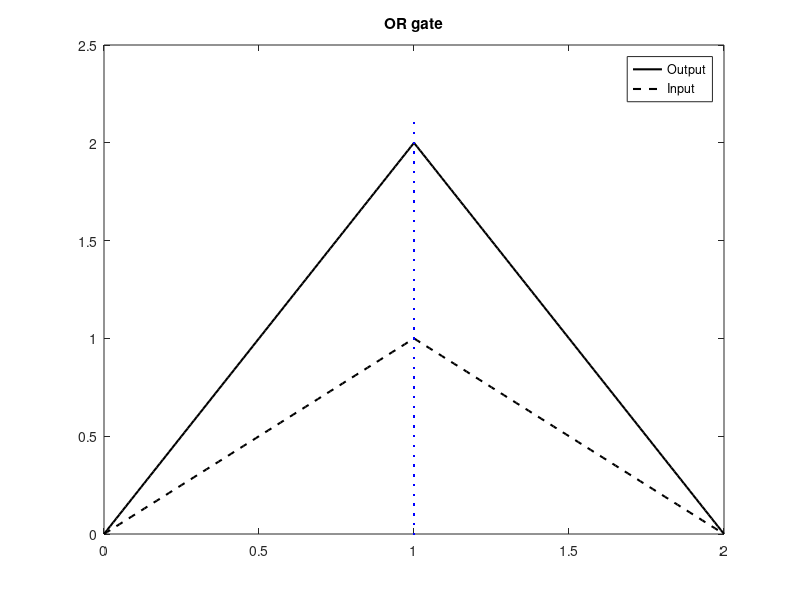
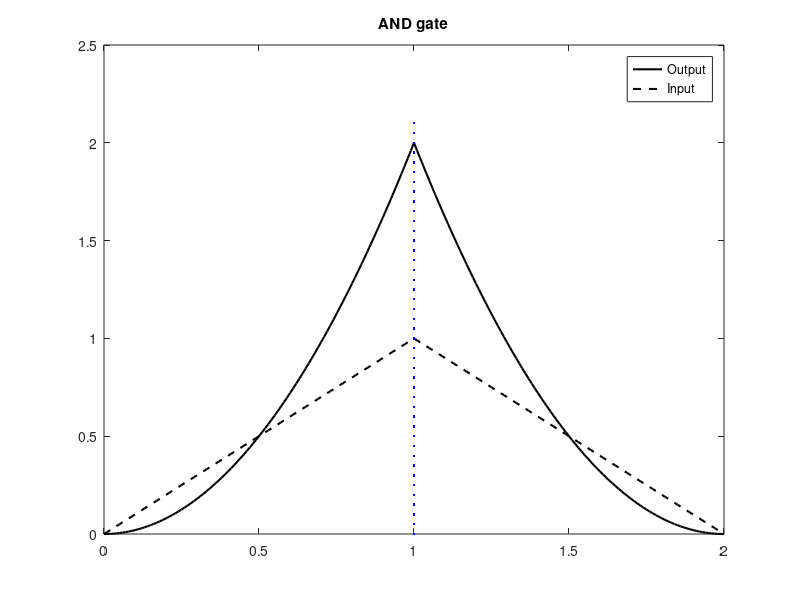

Reproduce these figures in MATLAB, in order.
% OR gate
figure
x=0:0.01:1;
y=2.*x;
plot(x,y,'LineWidth',1.5,'Color','black')
hold on
plot(x,x,'--','LineWidth',1.5,'Color','black')
hold on
x=1:0.01:2;
y=2.*(2-x);
plot(x,y,'LineWidth',1.5,'Color','black')
hold on
plot(x,2-x,'--','LineWidth',1.5,'Color','black')
hold on
yy=0:0.05:2.1;
xx=ones(length(yy),1);
plot(xx,yy,'.','LineWidth',1,'Color','b')
legend('Output','Input')
title('OR gate')

% AND gate
figure
x=0:0.01:1;
y=2.*x.^2;
plot(x,y,'LineWidth',1.5,'Color','black')
hold on
plot(x,x,'--','LineWidth',1.5,'Color','black')
hold on
x=1:0.01:2;
y=2.*(2-x).^2;
plot(x,y,'LineWidth',1.5,'Color','black')
hold on
plot(x,2-x,'--','LineWidth',1.5,'Color','black')
hold on
yy=0:0.05:2.1;
xx=ones(length(yy),1);
plot(xx,yy,'.','LineWidth',1,'Color','b')
legend('Output','Input')
title('AND gate')